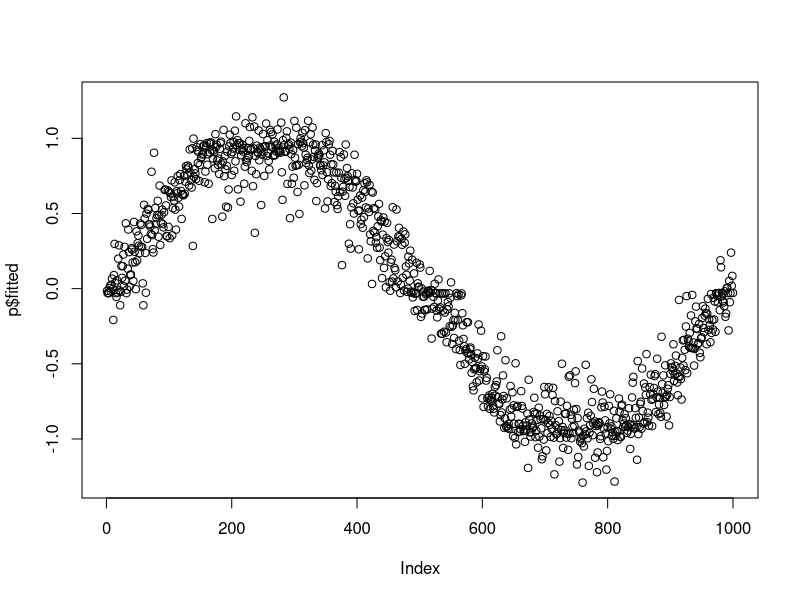

This chart was generated by the following R code:
## Fitting a back prop network to the data.
## [2021-07-18 Sun]


require(nnet)

left <- scan("data/image1.txt", nlines=1)
right <- scan("data/image2.txt", nlines=1)
z <- scan("data/shifts.txt", nlines=1)

inputs <- matrix(0, 1000, 10)
outputs <- rep(0, 1000)
p <- 1

for (i in 1:1000) {
  inputs[i,1:5] <- left[p:(p+4)]
  inputs[i,6:10] <- right[p:(p+4)]
  outputs[i] <- z[p+2]
  p <- p + 7
}

## Note the network has 121 weights rather than 120 as before -- the output unit
## has a bias unit too.

p = nnet(inputs, outputs, size=10, linout=T, maxit=1000)

png(file="fitted_bp.png")
plot(p$fitted)
dev.off()
